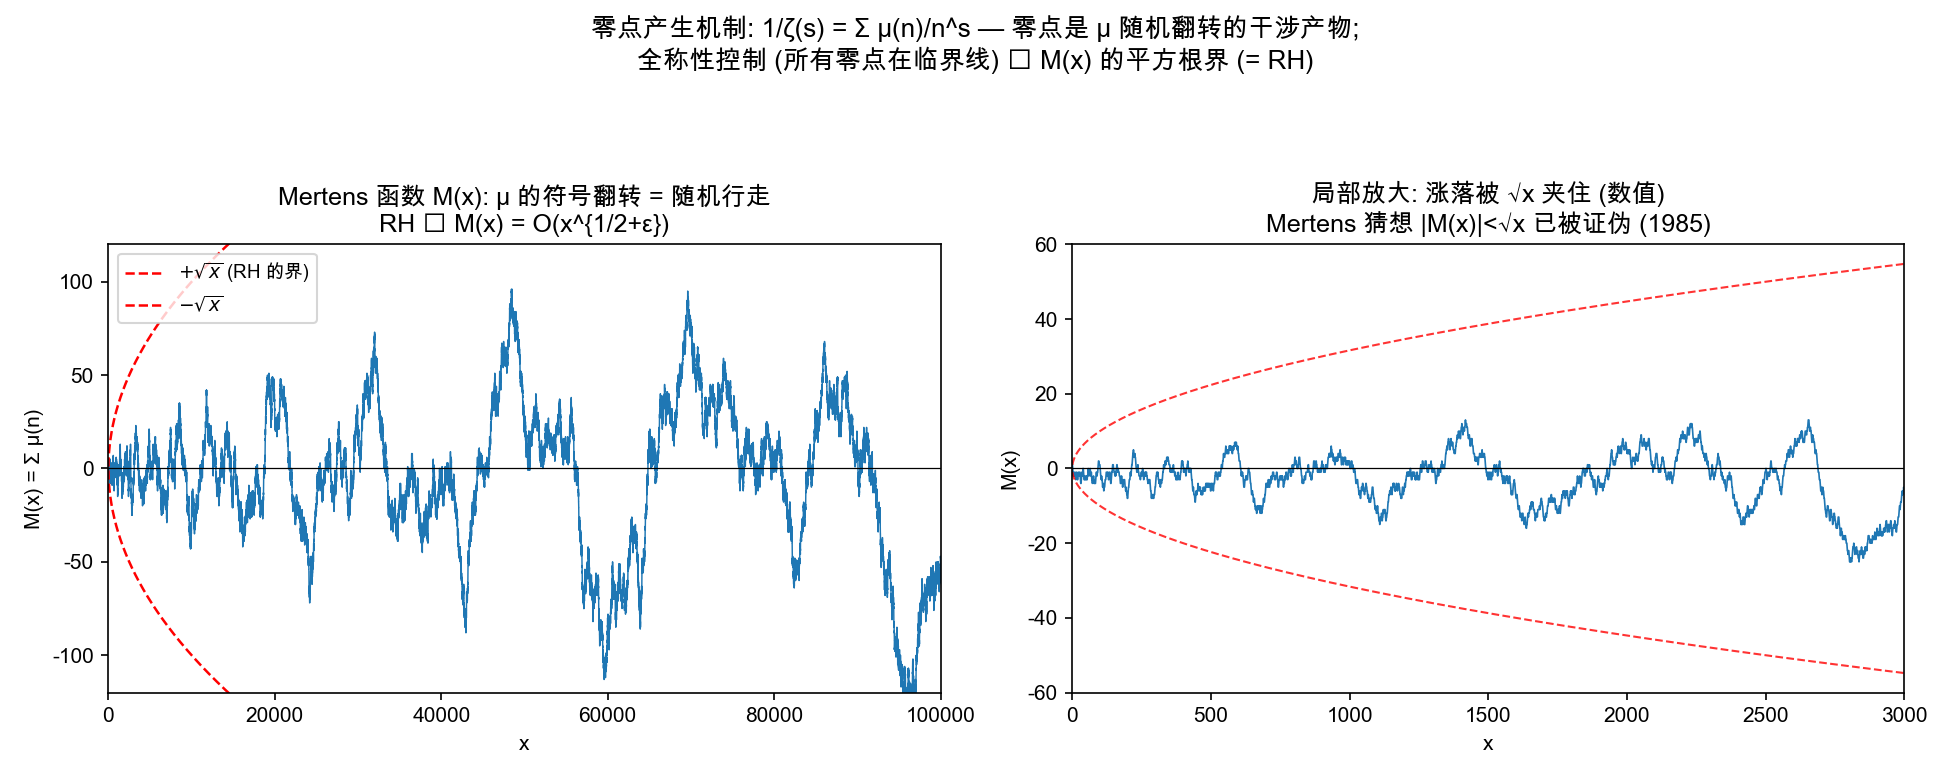

The script that saved this image:
#!/usr/bin/env python3
# -*- coding: utf-8 -*-
"""
fig9: Möbius 随机行走 — 零点产生机制的候选直觉
============================================
机制性理解: 1/ζ(s) = Σ μ(n)/n^s (Möbius 反演, Re s>1).
零点 = 1/ζ 的极点. 在临界带内, μ 符号的"类随机翻转"决定 1/ζ 的行为.
已知等价:  RH ⟺ M(x) := Σ_{n≤x} μ(n) = O(x^{1/2+ε})  (任意 ε>0).
所以"零点为什么在临界线上"可翻译为"μ 的符号翻转为什么被平方根界控制".
本图: M(x) 的随机行走 (前 10^5 项) + ±√x 边界 (RH 的界) + 已知反例区
(Mertens 猜想 |M(x)|<√x 被 Odlyzko–te Riele 1985 证伪).
"""
import numpy as np
import matplotlib
matplotlib.use("Agg")
import matplotlib.pyplot as plt
import matplotlib.font_manager as fm

for _fp in ("/System/Library/Fonts/Supplemental/Arial Unicode.ttf",
            "/System/Library/Fonts/Hiragino Sans GB.ttc",
            "/System/Library/Fonts/PingFang.ttc"):
    try:
        fm.fontManager.addfont(_fp)
    except Exception:
        pass
plt.rcParams["font.family"] = "sans-serif"
plt.rcParams["font.sans-serif"] = ["Arial Unicode MS", "Hiragino Sans GB",
                                  "PingFang HK", "Songti SC"]
plt.rcParams["axes.unicode_minus"] = False

OUT = "viz"
N = 100_000

# 莫比乌斯函数 (线性筛)
mu = np.zeros(N + 1, dtype=int)
mu[1] = 1
is_prime = np.ones(N + 1, dtype=bool)
primes = []
for i in range(2, N + 1):
    if is_prime[i]:
        primes.append(i)
        mu[i] = -1
    for p in primes:
        if i * p > N:
            break
        is_prime[i * p] = False
        if i % p == 0:
            mu[i * p] = 0
            break
        else:
            mu[i * p] = -mu[i]

M = np.cumsum(mu[1:])          # M(x) = Σ_{n≤x} μ(n), x = 1..N
x = np.arange(1, N + 1)

fig, (a1, a2) = plt.subplots(1, 2, figsize=(13, 5.2))

# --- 左: Mertens 函数随机行走 ---
a1.plot(x, M, color="#1f77b4", lw=0.7)
a1.plot(x, np.sqrt(x), "r--", lw=1.2, label=r"$+\sqrt{x}$ (RH 的界)")
a1.plot(x, -np.sqrt(x), "r--", lw=1.2, label=r"$-\sqrt{x}$")
a1.axhline(0, color="k", lw=0.6)
a1.set_xlim(0, N); a1.set_ylim(-120, 120)
a1.set_xlabel("x"); a1.set_ylabel("M(x) = Σ μ(n)")
a1.set_title("Mertens 函数 M(x): μ 的符号翻转 = 随机行走\n"
             "RH ⟺ M(x) = O(x^{1/2+ε})")
a1.legend(loc="upper left", fontsize=9)

# --- 右: 局部放大 (前 3000 项, 看涨落结构) ---
N2 = 3000
a2.plot(x[:N2], M[:N2], color="#1f77b4", lw=0.8)
a2.plot(x[:N2], np.sqrt(x[:N2]), "r--", lw=1.0, alpha=0.8)
a2.plot(x[:N2], -np.sqrt(x[:N2]), "r--", lw=1.0, alpha=0.8)
a2.axhline(0, color="k", lw=0.6)
a2.set_xlim(0, N2); a2.set_ylim(-60, 60)
a2.set_xlabel("x"); a2.set_ylabel("M(x)")
a2.set_title("局部放大: 涨落被 √x 夹住 (数值)\n"
             "Mertens 猜想 |M(x)|<√x 已被证伪 (1985)")

fig.suptitle("零点产生机制: 1/ζ(s) = Σ μ(n)/n^s — 零点是 μ 随机翻转的干涉产物;\n"
             "全称性控制 (所有零点在临界线) ⟺ M(x) 的平方根界 (= RH)", fontsize=12.5)
fig.tight_layout(rect=[0, 0, 1, 0.9])
fig.savefig(f"{OUT}/fig9_mobius_walk.png", dpi=150)
plt.close(fig)

# 数据点
mx = M[-1]
print(f"M({N}) = {mx}   (√N = {np.sqrt(N):.1f}, 比值 {abs(mx)/np.sqrt(N):.3f})")
rec = np.abs(M).max()
print(f"前 {N} 项 |M(x)| 最大值 = {rec}, 对应 √x = {np.sqrt(np.argmax(np.abs(M))+1):.1f}")
print(f"fig9_mobius_walk.png 已生成")
